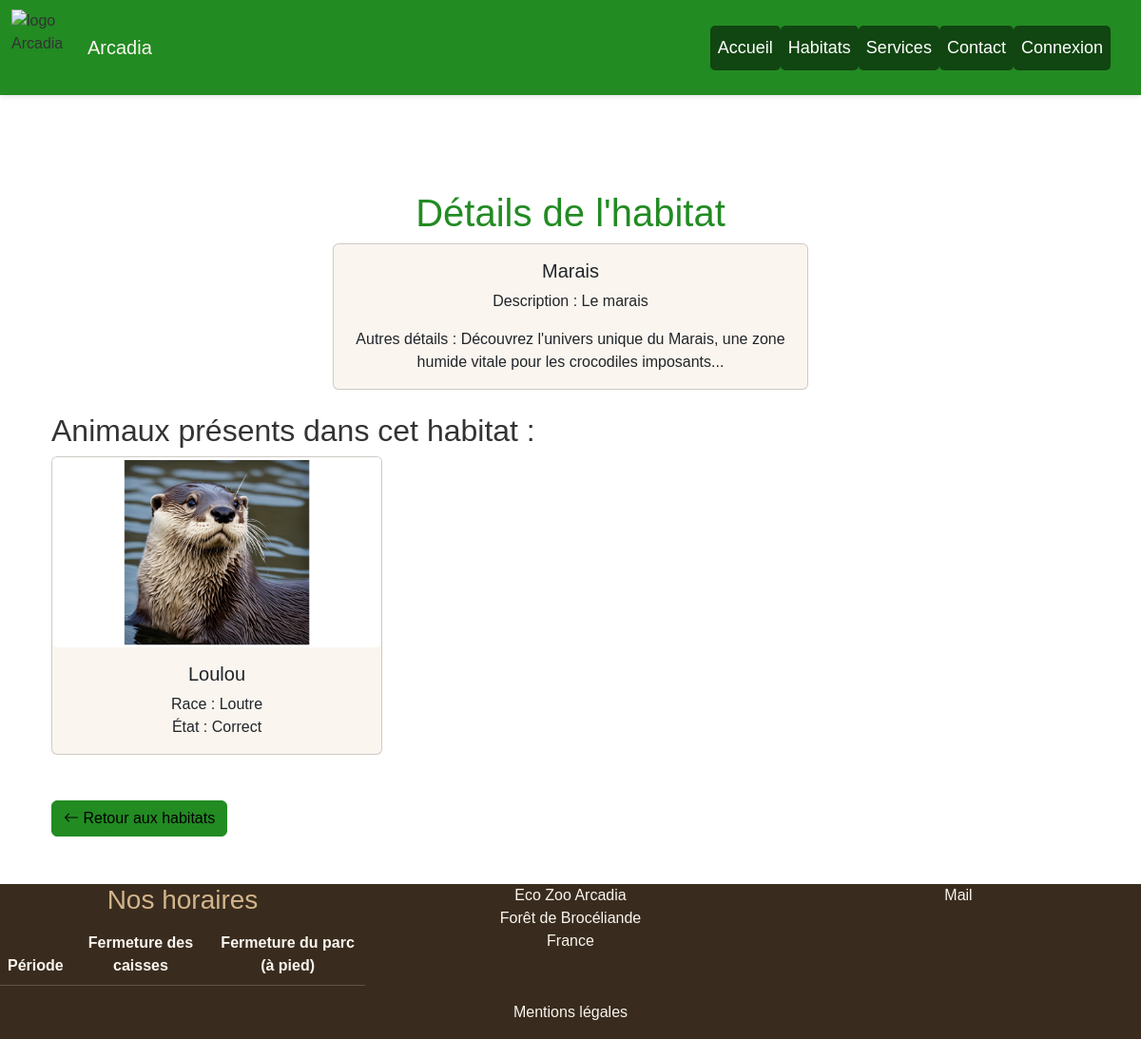
The page /habitats/show/3 on the database its author committed.
### tables this page shows
CREATE TABLE `habitat` (
  `habitat_id` INT(11) NOT NULL AUTO_INCREMENT,
  `nom` VARCHAR(50) DEFAULT NULL,
  `description` VARCHAR(255) DEFAULT NULL,
  `commentaire_habitat` TEXT DEFAULT NULL,
  `nom_image` VARCHAR(255) DEFAULT NULL,
  PRIMARY KEY (`habitat_id`)
);

CREATE TABLE `animal` (
  `animal_id` INT(11) NOT NULL AUTO_INCREMENT,
  `prenom` VARCHAR(50) DEFAULT NULL,
  `etat` VARCHAR(50) DEFAULT NULL,
  `race` VARCHAR(50) DEFAULT NULL,
  `image_animal` VARCHAR(50) DEFAULT NULL,
  `habitat` INT(11) DEFAULT NULL,
  PRIMARY KEY (`animal_id`)
);

### src/Database/Dbutils.php (called while the page is built, shortened)
<?php
class Dbutils
{
    static ?PDO $pdo = null;
    public static function getPdo(): PDO
    {
        if (self::$pdo !==null) {
            return self::$pdo;
        }
        self::$pdo = new PDO(self::DSN, self::USER, self::PASSWORD);
        return self::$pdo;
    }
}

### src/Controller/Habitats.php (called while the page is built, shortened)
<?php
class Habitats
{
    public function show(int $id): array
    {
        try {
            $query = Dbutils::getPdo()->prepare('SELECT * FROM habitat WHERE habitat_id = :id');
            $query->bindParam(':id', $id, PDO::PARAM_INT);
            $query->execute();
            $habitat = $query->fetch(PDO::FETCH_ASSOC);
            $query = Dbutils::getPdo()->prepare('
                SELECT animal_id, prenom, race, etat
                FROM animal
                WHERE habitat = :id
            ');
            $query->bindParam(':id', $id, PDO::PARAM_INT);
            $query->execute();
            $animaux = $query->fetchAll(PDO::FETCH_ASSOC);
            return [
                'template' => 'habitat_detail',
                'habitat' => $habitat,
                'animaux' => $animaux
            ];
        } catch (Exception $e) {
            return [
                'template' => 'error',
                'message' => 'Erreur lors de la récupération des détails de l\'habitat : ' . $e->getMessage()
            ];
        }
    }
}

### src/Routing/Router.php (called while the page is built, shortened)
<?php
class Router
{
    private ?string $method;
    private ?string $parameter = null;
    public function __construct(private $requestMethod, string $uri)
    {
        $uri = parse_url($uri, PHP_URL_PATH);
        $uri = trim($uri, '/');
        if (strpos($uri, 'ZooArcadia/') === 0) {
            $uri = substr($uri, strlen('ZooArcadia/') );
        }
        $uriExplode = explode('/', $uri);
        if (is_numeric(end($uriExplode))) {
            $this->parameter = array_pop($uriExplode);
        }
        $this->method = array_pop($uriExplode) ?: 'index';
    }
    public function doAction(): array|string
    {
        $method = $this->method;
        $controller = new $controllerName();
        $data = null;
        $result = $this->parameter !== null
            ? $controller->$method($this->parameter, $data)
            : $controller->$method($data);
        return is_array($result) ? $result : (string) $result;
    }
}

### templates/habitat_detail.php (the view, shortened to what this page needs)
<div class="container mt-5">
    <h1 class="text-center">Détails de l'habitat</h1>
    <?php if (!empty($habitat)): ?>
        <div class="card mb-4">
            <div class="card-body">
                <h5 class="card-title"><?= htmlspecialchars($habitat['nom']) ?></h5>
                <p class="card-text">Description : <?= htmlspecialchars($habitat['description'] ?? 'Aucune description disponible') ?></p>
                <p class="card-text">Autres détails : <?= htmlspecialchars($habitat['commentaire_habitat'] ?? 'Non spécifié') ?></p>
            </div>
        </div>
        <div class="mt-4">
            <h2>Animaux présents dans cet habitat :</h2>
            <?php if (!empty($animaux)): ?>
                <div class="row">
                    <?php foreach ($animaux as $animal): ?>
                        <?php
                            $pdo = \App\Database\Dbutils::getPdo();
                            $stmt = $pdo->prepare('SELECT image_animal FROM animal WHERE animal_id = :id');
                            $stmt->bindParam(':id', $animal['animal_id'], PDO::PARAM_INT);
                            $stmt->execute();
                            $animalData = $stmt->fetch(PDO::FETCH_ASSOC);
                            $imagePath = "/ZooArcadia/photos/" . htmlspecialchars(basename($animalData['image_animal'] ?? ''));
                        ?>
                        <div class="col-md-4 mb-4">
                            <a href="/ZooArcadia/animals/show/<?= htmlspecialchars($animal['animal_id']) ?>?habitat_id=<?= htmlspecialchars($habitat['habitat_id']) ?>" style="text-decoration: none; color: inherit;">
                                <div class="card">
                                    <img
                                        src="<?= $imagePath ?>"
                                        class="card-img-top"
                                        alt="Image de <?= htmlspecialchars($animal['prenom']) ?>"
                                        style="height: 200px; object-fit: cover;"
                                    >
                                    <div class="card-body">
                                        <h5 class="card-title"><?= htmlspecialchars($animal['prenom']) ?></h5>
                                        <p class="card-text">
                                            Race : <?= htmlspecialchars($animal['race'] ?? 'Non spécifié') ?><br>
                                            État : <?= htmlspecialchars($animal['etat'] ?? 'Non spécifié') ?>
                                        </p>
                                    </div>
                                </div>
                            </a>
                        </div>
                    <?php endforeach; ?>
                </div>
            <?php else: ?>
                <p>Aucun animal n'est actuellement répertorié dans cet habitat.</p>
            <?php endif; ?>
        </div>
        <a href="/ZooArcadia/habitats/display" class="btn btn-primary mt-4">
            <i class="bi bi-arrow-left"></i> Retour aux habitats
        </a>
    <?php endif; ?>
</div>

### rows shown on the page
habitat: nom "Marais", description "Le marais", commentaire_habitat "Découvrez l'univers unique du Marais, une zone humide vitale pour les crocodiles imposants..."
animal: image_animal (picture), prenom "Loulou", race "Loutre", etat "Correct"
